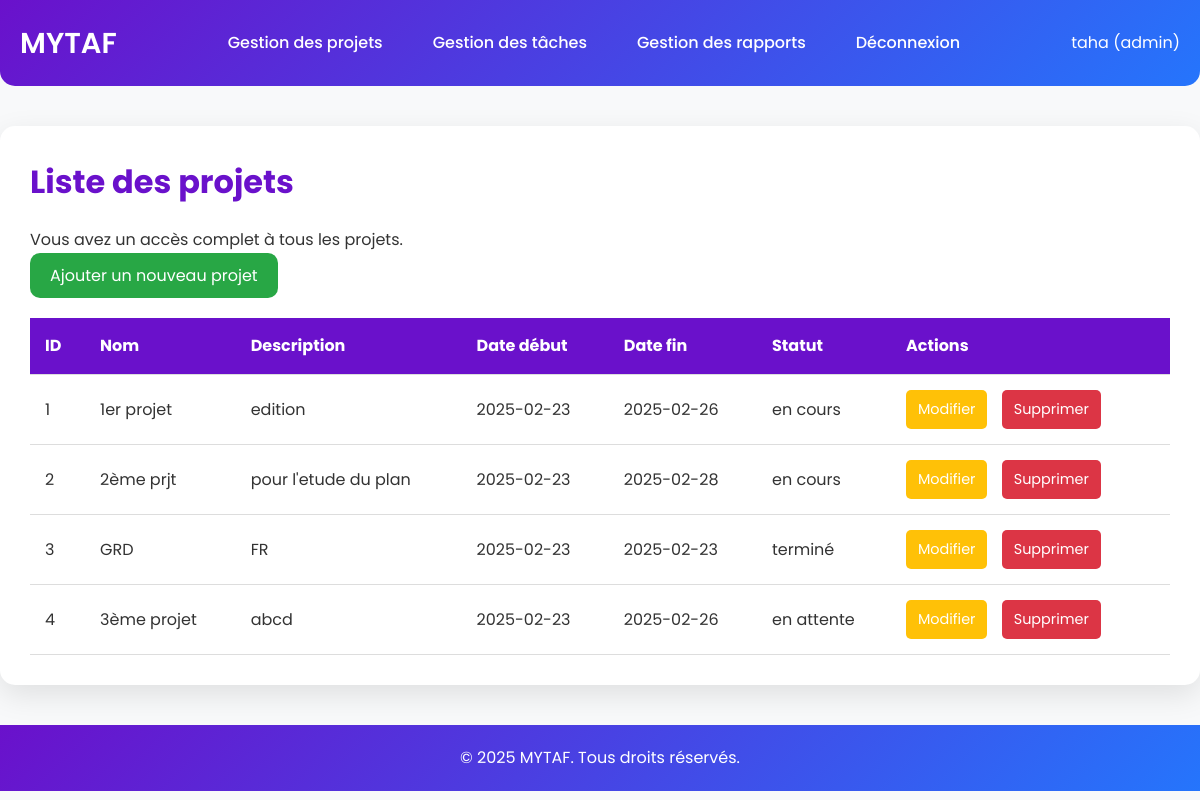
The app's page /views/projects.php (signed in) with its own data.
### tables this page shows
CREATE TABLE IF NOT EXISTS `projet` (
  `idprojet` int NOT NULL AUTO_INCREMENT,
  `nom_projet` varchar(45) DEFAULT NULL,
  `description` varchar(45) DEFAULT NULL,
  `date_debut` varchar(45) DEFAULT NULL,
  `date_fin` varchar(45) DEFAULT NULL,
  `statut` varchar(45) DEFAULT NULL,
  PRIMARY KEY (`idprojet`)
);

### classes/Project.php (called while the page is built, shortened)
<?php
class Project {
    private $conn;
    private $table = "projet";
    public function __construct($db) {
        $this->conn = $db;
    }
    public function read() {
        try {
            $query = "SELECT * FROM " . $this->table;
            $stmt = $this->conn->prepare($query);
            $stmt->execute();
            return $stmt->fetchAll(PDO::FETCH_ASSOC);
        } catch (PDOException $e) {
            error_log("Erreur lors de la lecture des projets : " . $e->getMessage());
            return [];
        }
    }
}
?>

### views/projects.php (the view, shortened to what this page needs)
<?php
require_once "../classes/Project.php";
$database = new Database();
$db = $database->getConnection();
$project = new Project($db);
if ($_SESSION['user']['role'] === 'admin') {
    $projects = $project->read();
} else {
    $projects = $project->readByUser($_SESSION['user']['idUtilisateurs']);
}
?>
<!DOCTYPE html>
<html lang="fr">
<head>
    <link href="https://cdnjs.cloudflare.com/ajax/libs/font-awesome/6.0.0-beta3/css/all.min.css" rel="stylesheet">
    <link rel="stylesheet" href="../App_MyTaf/assets/css/style.css">
</head>
<body>
<header>
    <div class="header-container">
        <div class="logo">MYTAF</div>
        <nav>
            <ul>
                <li><a href="../views/projects.php">Gestion des projets</a></li>
                <li><a href="../views/tasks.php">Gestion des tâches</a></li>
                <li><a href="../views/reports.php">Gestion des rapports</a></li>
                <li><a href="../controllers/logout.php">Déconnexion</a></li>
            </ul>
        </nav>
        <div class="user-info">
            <?php
            if (isset($_SESSION['user'])) {
                echo '<span class="user-name">' . htmlspecialchars($_SESSION['user']['username']) . '</span> (' . htmlspecialchars($_SESSION['user']['role']) . ')';
            }
            ?>
        </div>
    </div>
</header>
<main>
    <section class="project-section">
        <h1>Liste des projets</h1>
        <?php if ($_SESSION['user']['role'] === 'admin'): ?>
            <p class="admin-message">Vous avez un accès complet à tous les projets.</p>
        <?php else: ?>
            <p class="user-message">Vous avez accès aux projets qui vous sont assignés.</p>
        <?php endif; ?>
        <?php if ($_SESSION['user']['role'] === 'admin'): ?>
            <a class="btn btn-add" href="project_form.php">Ajouter un nouveau projet</a>
        <?php endif; ?>
        <table>
            <thead>
                <tr>
                    <th>ID</th>
                    <th>Nom</th>
                    <th>Description</th>
                    <th>Date début</th>
                    <th>Date fin</th>
                    <th>Statut</th>
                    <?php if ($_SESSION['user']['role'] === 'admin'): ?>
                        <th>Actions</th>
                    <?php endif; ?>
                </tr>
            </thead>
            <tbody>
                <?php foreach ($projects as $project): ?>
                    <tr>
                        <td><?= htmlspecialchars($project['idprojet']) ?></td>
                        <td><?= htmlspecialchars($project['nom_projet']) ?></td>
                        <td><?= htmlspecialchars($project['description']) ?></td>
                        <td><?= htmlspecialchars($project['date_debut']) ?></td>
                        <td><?= htmlspecialchars($project['date_fin']) ?></td>
                        <td><?= htmlspecialchars($project['statut']) ?></td>
                        <?php if ($_SESSION['user']['role'] === 'admin'): ?>
                            <td class="actions">
                                <a class="btn btn-edit" href="project_form.php?id=<?= $project['idprojet'] ?>">Modifier</a>
                                <a class="btn btn-delete" href="confirm_delete.php?id=<?= $project['idprojet'] ?>">Supprimer</a>
                            </td>
                        <?php endif; ?>
                    </tr>
                <?php endforeach; ?>
            </tbody>
        </table>
    </section>
</main>
<footer>
    <div class="footer-container">
        <p>&copy; 2025 MYTAF. Tous droits réservés.</p>
    </div>
</footer>
</body>
</html>

### assets/css/style.css (style rules this page uses)
* { margin: 0; padding: 0; box-sizing: border-box; }
body { font-family: 'Poppins', sans-serif; background-color: #f8f9fa; color: #333; line-height: 1.6; display: flex; flex-direction: column; min-height: 100vh; }
.header-container { background: linear-gradient(135deg, #6a11cb, #2575fc); color: #fff; display: flex; justify-content: space-between; align-items: center; padding: 20px; border-radius: 0 0 15px 15px; }
.header-container .logo { font-size: 1.8rem; font-weight: 600; }
.header-container nav ul { list-style: none; display: flex; gap: 20px; }
.header-container nav ul li a { text-decoration: none; color: #fff; font-weight: 500; padding: 10px 15px; border-radius: 10px; transition: background-color 0.3s ease; }
.dashboard-content, .project-section, .task-section, .user-section, .form-section { max-width: 1200px; margin: 40px auto; background-color: #fff; padding: 30px; border-radius: 15px; box-shadow: 0 10px 30px rgba(0, 0, 0, 0.1); }
.dashboard-content h1, .project-section h1, .task-section h1, .user-section h1, .form-section h1 { font-size: 2rem; color: #6a11cb; margin-bottom: 20px; }
.btn { display: inline-block; padding: 10px 20px; font-size: 1rem; color: #fff; background-color: #6a11cb; border-radius: 10px; text-decoration: none; transition: background-color 0.3s ease; }
.btn-add { background-color: #28a745; }
.btn-delete { background-color: #dc3545; }
.btn-edit { background-color: #ffc107; }
table { width: 100%; border-collapse: collapse; margin-top: 20px; }
table th, table td { padding: 15px; text-align: left; border-bottom: 1px solid #ddd; }
table th { background-color: #6a11cb; color: #fff; }
.actions a { margin-right: 10px; padding: 8px 12px; border-radius: 5px; color: #fff; text-decoration: none; font-size: 0.9rem; }
.footer-container { background: linear-gradient(135deg, #6a11cb, #2575fc); color: #fff; text-align: center; padding: 20px; margin-top: auto; }

### views/projects.php (style rules this page uses)
body { font-family: 'Poppins', sans-serif; background-color: #f8f9fa; color: #333; margin: 0; padding: 0; display: flex; flex-direction: column; min-height: 100vh; }
.header-container { background: linear-gradient(135deg, #6a11cb, #2575fc); color: #fff; display: flex; justify-content: space-between; align-items: center; padding: 20px; border-radius: 0 0 15px 15px; }
.header-container .logo { font-size: 1.8rem; font-weight: 600; }
.header-container nav ul { list-style: none; display: flex; gap: 20px; }
.header-container nav ul li a { text-decoration: none; color: #fff; font-weight: 500; padding: 10px 15px; border-radius: 10px; transition: background-color 0.3s ease; }
.project-section { max-width: 1200px; margin: 40px auto; background-color: #fff; padding: 30px; border-radius: 15px; box-shadow: 0 10px 30px rgba(0, 0, 0, 0.1); }
.project-section h1 { font-size: 2rem; color: #6a11cb; margin-bottom: 20px; }
.btn { display: inline-block; padding: 10px 20px; font-size: 1rem; color: #fff; background-color: #6a11cb; border-radius: 10px; text-decoration: none; transition: background-color 0.3s ease; }
.btn-add { background-color: #28a745; }
.btn-delete { background-color: #dc3545; }
.btn-edit { background-color: #ffc107; }
table { width: 100%; border-collapse: collapse; margin-top: 20px; }
table th, table td { padding: 15px; text-align: left; border-bottom: 1px solid #ddd; }
table th { background-color: #6a11cb; color: #fff; }
.actions a { margin-right: 10px; padding: 8px 12px; border-radius: 5px; color: #fff; text-decoration: none; font-size: 0.9rem; }
.footer-container { background: linear-gradient(135deg, #6a11cb, #2575fc); color: #fff; text-align: center; padding: 20px; margin-top: auto; }

### records on screen
projet: idprojet "1", nom_projet "1er projet", description "edition", date_debut "2025-02-23", date_fin "2025-02-26", statut "en cours"
projet: idprojet "2", nom_projet "2ème prjt", description "pour l'etude du plan", date_debut "2025-02-23", date_fin "2025-02-28", statut "en cours"
projet: idprojet "3", nom_projet "GRD", description "FR", date_debut "2025-02-23", date_fin "2025-02-23", statut "terminé"
projet: idprojet "4", nom_projet "3ème projet", description "abcd", date_debut "2025-02-23", date_fin "2025-02-26", statut "en attente"

### other values on screen
$_SESSION['user']['username'] "taha"
$_SESSION['user']['role'] "admin"
